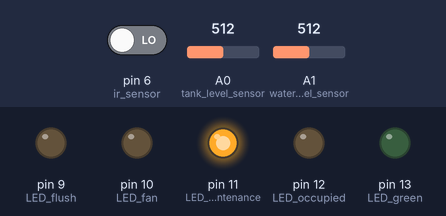
Simulated run of this sketch. Board: Arduino Uno, built with avr-gcc and run on an emulated ATmega328P. Parts: output pins drawn as LEDs (lit = HIGH). Inputs (shaded band) come from the test bench; at power-on: A1 (water_level_sensor) = 512, A0 (tank_level_sensor) = 512, pin 6 (ir_sensor) LOW. What the sketch prints to the serial monitor is not drawn.

Above: at 1.2 s.
1.3 s: A1 (water_level_sensor) set to 133
2.8 s: A1 (water_level_sensor) set to 107
At 3.2 s:
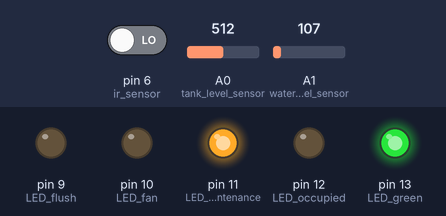
4.3 s: A0 (tank_level_sensor) set to 458
5.8 s: A0 (tank_level_sensor) set to 439
At 6.11 s:
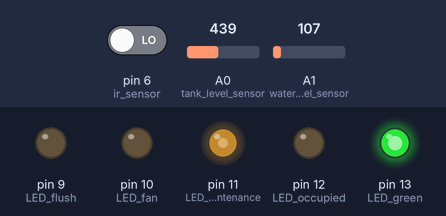
8.8 s: pin 6 (ir_sensor) driven HIGH
11.8 s: A1 (water_level_sensor) set to 122
At 12.03 s:
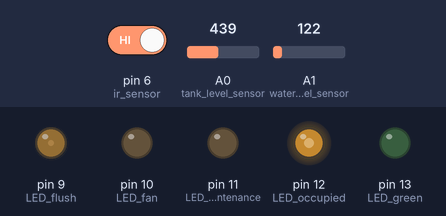
Timing chart, 0 to 15.8 s (numbered marks = the images above; inputs shaded):
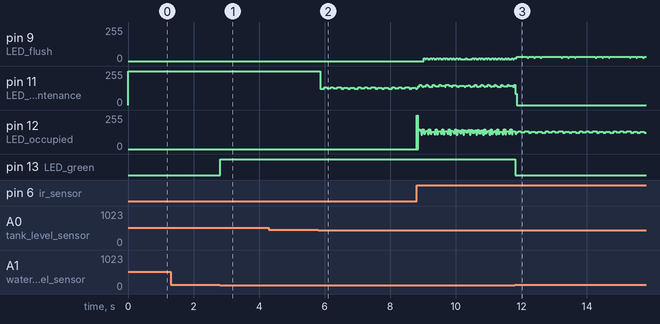

Measured:
- the behaviour switches between 120 and 119 on A1 (water_level_sensor) (found by bisection; images 0 and 1)
- the behaviour switches between 451 and 450 on A0 (tank_level_sensor) (found by bisection; images 1 and 2)
- after the input at 2.8 s, pin 13 (LED_green): LOW → HIGH at once
- after the input at 5.8 s, pin 11 (LED_maintenance): 255/255 → 123/255 after 0.06 s, then repeats every 1.0 s: 133/255 0.08 s, 125/255 0.12 s, 133/255 0.08 s, 127/255 0.12 s, 133/255 0.12 s, 123/255 0.08 s, 131/255 0.12 s, 123/255 0.08 s, 129/255 0.12 s, 123/255 0.12 s
- after the input at 11.8 s, pin 13 (LED_green): HIGH → LOW at once
- by itself, pin 9 (LED_flush): repeats every 1.0 s: 2 × (26/255 0.04 s, 32/255 0.16 s), 26/255 0.04 s, 32/255 0.60 s

The sketch:

e-toilet.ino
```cpp
#include <dht.h>

dht air_moisture_sensor;

#define tank_level_sensor A0
#define water_level_sensor A1

int dht_pin = 7;
int ir_sensor = 6;

int max_tank_level = 600;
int min_water_level = 120;
int max_air_moisture = 100;
int max_temperature = 20;

int service_tank_level = 450;
int service_water_level = 100;

int LED_green = 13;
int LED_occupied = 12;
int LED_maintenance = 11;
int LED_fan = 10;
int LED_flush = 9;

int people = 0;
bool inside = false;

void setup(){
  // INPUT sensors
  pinMode(tank_level_sensor,INPUT);
  pinMode(water_level_sensor,INPUT);
  pinMode(ir_sensor,INPUT);

  // OUTPUT LEDs
  pinMode(LED_green,OUTPUT);
  pinMode(LED_occupied,OUTPUT);
  pinMode(LED_maintenance,OUTPUT);
  pinMode(LED_fan,OUTPUT);
  pinMode(LED_flush,OUTPUT);

  //serial output
  Serial.begin(9600);
}

void loop(){
  if(Tank() && Water()){
    digitalWrite(LED_green,HIGH);
  }
  else{
    digitalWrite(LED_green,LOW);
  }
  if(digitalRead(ir_sensor)==1){
     people = people + 1;
     if(inside){
        digitalWrite(LED_occupied,LOW);
        digitalWrite(LED_flush,HIGH);
        delay(1);
        digitalWrite(LED_flush,LOW);
        inside = false;
     }
     else{
        digitalWrite(LED_occupied,HIGH);
        inside = true;
     }
  }
}


bool Tank(){
    int val = analogRead(tank_level_sensor);
    if(val < max_tank_level){
        if(val > service_tank_level){
            digitalWrite(LED_maintenance,HIGH);
            Serial.println("t1");
        }
        else{
            digitalWrite(LED_maintenance,LOW);
            Serial.println("t0");
        }
        return true;
    }
    return false;
}

bool Water(){
    int val = analogRead(water_level_sensor);
    if(val < min_water_level){
        if(val > service_water_level){
          digitalWrite(LED_maintenance,HIGH);
          Serial.println("w1");
        }
        else{
          digitalWrite(LED_maintenance,LOW);
          Serial.println("w0");
        }
        return true;
    }
    return false;
}

bool Air_moisture(){
    int chk = air_moisture_sensor.read11(dht_pin);
    int val = air_moisture_sensor.humidity;
    int temp = air_moisture_sensor.temperature;
    if(val < max_air_moisture && temp < max_temperature){
        digitalWrite(LED_fan,LOW);
        return true;
    }
    digitalWrite(LED_fan,HIGH);
    return false;
}
```
